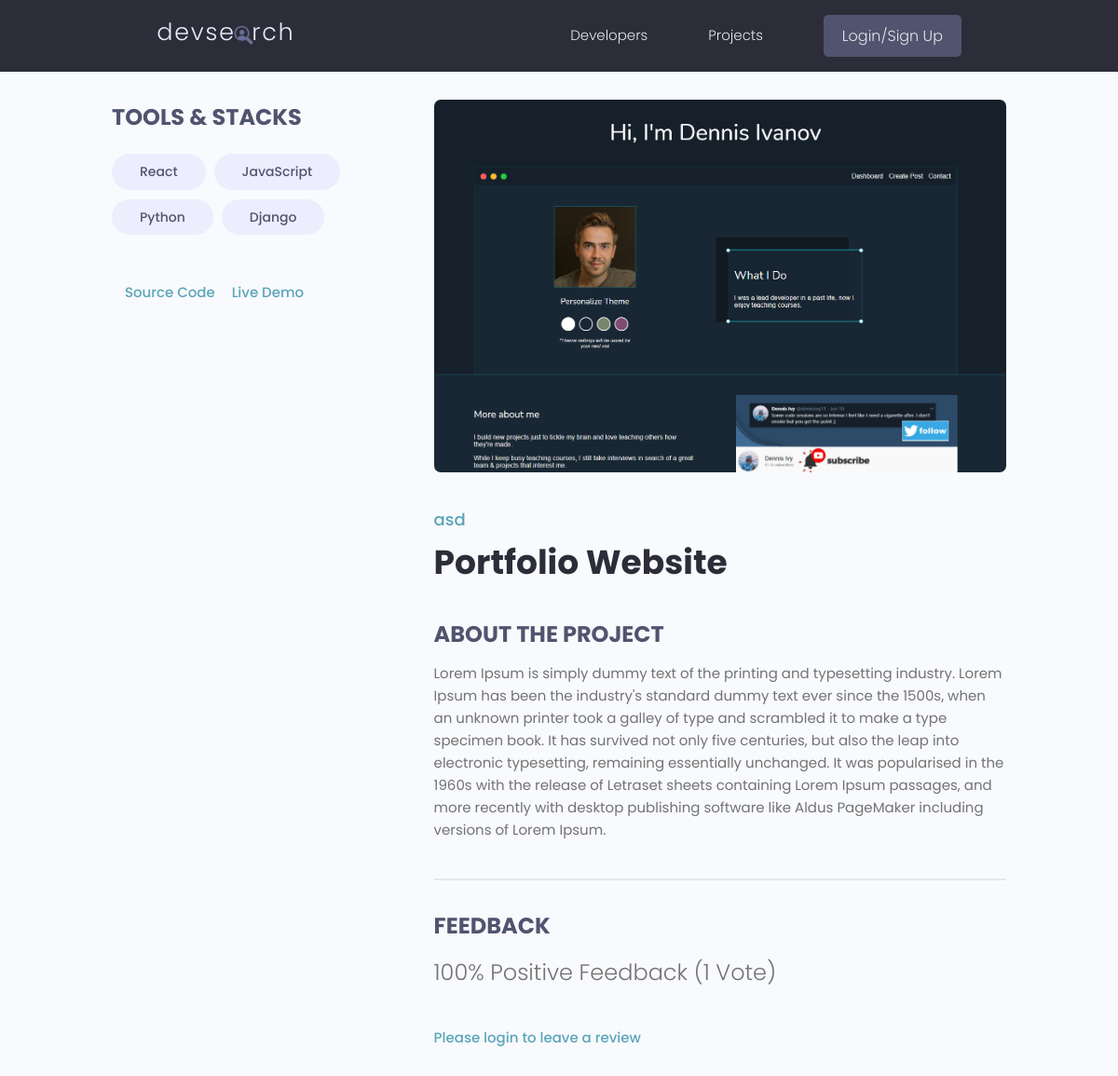
Page /projects/project/2eb7ce4d-dfed-47af-b020-e94f405b331d/ on the earlier database version.
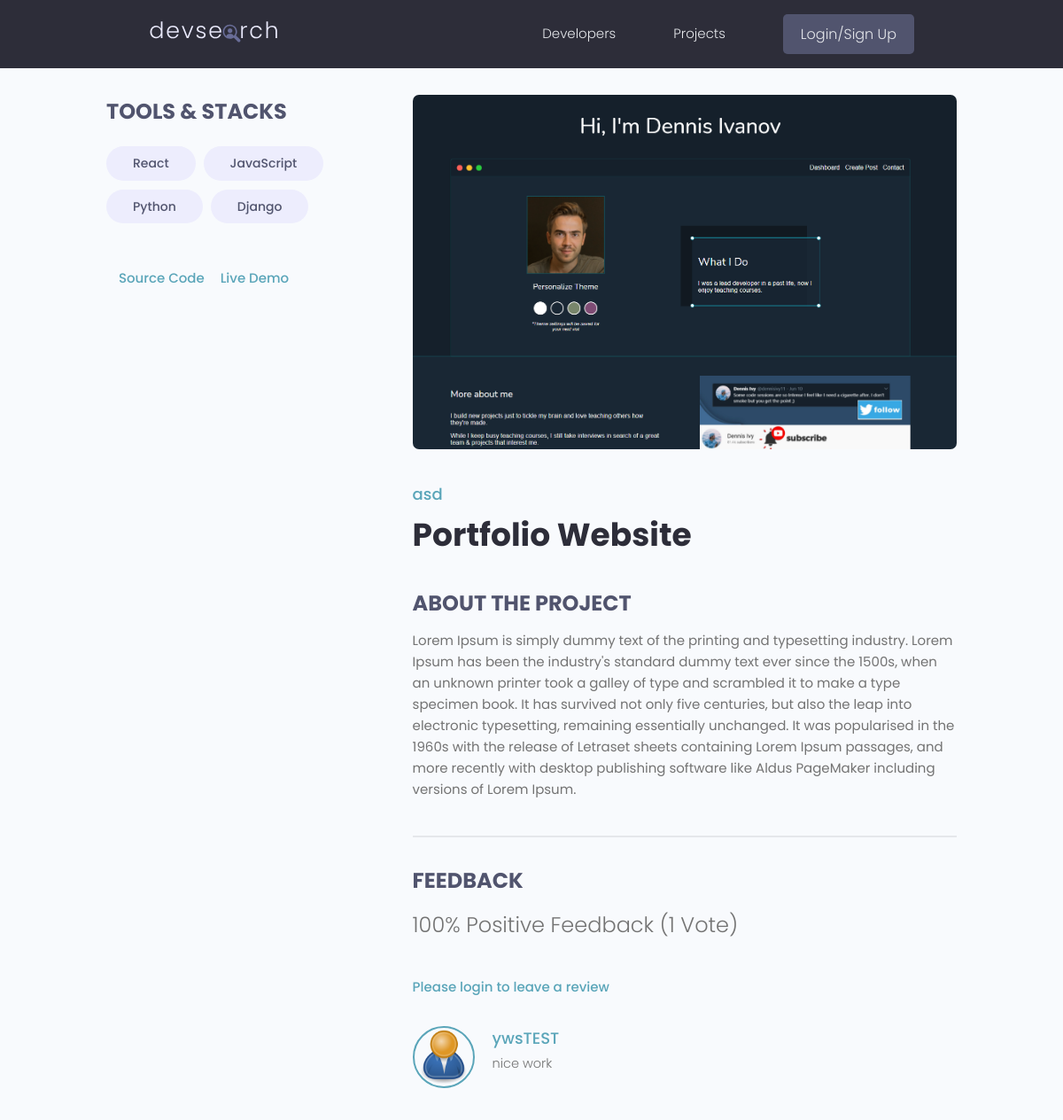
Same page on the later database version.
### projects/models.py (models this page shows, shortened)
class Tag(models.Model):
    name = models.CharField(max_length=200)
    created = models.DateTimeField(auto_now_add=True)
    id = models.UUIDField(default=uuid.uuid4, unique=True, primary_key=True, editable=False)
    def __str__(self):
        return self.name

class Review(models.Model):
    VOTE_TYPE = (
        ('up', 'Up Vote'),
        ('down', 'Down Vote'),
    )
    owner = models.ForeignKey(Profile, on_delete=models.CASCADE, null=True)
    project = models.ForeignKey(Project, on_delete=models.CASCADE)
    body = models.TextField(null=True, blank=True)
    value = models.CharField(max_length=200, choices=VOTE_TYPE)
    created = models.DateTimeField(auto_now_add=True)
    id = models.UUIDField(default=uuid.uuid4, unique=True, primary_key=True, editable=False)
    class Meta:
        unique_together = [['owner', 'project']]

### users/models.py (models this page shows, shortened)
class Profile(models.Model):
    user = models.OneToOneField(User, on_delete=models.CASCADE, null=True, blank=True)
    name = models.CharField(max_length=200, null=True, blank=True)
    email = models.EmailField(max_length=500, null=True, blank=True)
    username = models.CharField(max_length=200, null=True, blank=True)
    location = models.CharField(max_length=200, null=True, blank=True)
    short_intro = models.CharField(max_length=200, null=True, blank=True)
    bio = models.TextField(null=True, blank=True)
    profile_image = models.ImageField(
        null=True, blank=True, upload_to='profiles/', default='profiles/user-default.png')
    social_github = models.CharField(max_length=200, null=True, blank=True)
    social_twitter = models.CharField(max_length=200, null=True, blank=True)
    social_linkein = models.CharField(max_length=200, null=True, blank=True)
    social_youtube = models.CharField(max_length=200, null=True, blank=True)
    social_website = models.CharField(max_length=200, null=True, blank=True)
    created = models.DateTimeField(auto_now_add=True)
    id = models.UUIDField(default=uuid4, unique=True, primary_key=True, editable=False)

### projects/views.py (the view, shortened to what this page needs)
# urls.py: path('project/<str:pk>/', project, name='project'),
def project(request, pk):
    project_obj = Project.objects.get(id=pk)
    form = ReviewForm()
    return render(request, 'projects/single-project.html', {'project' : project_obj, 'form' : form})

### projects/models.py (called while the page is built)
    @property
    def reviewers(self): # single-project.html에서 리뷰를 달았는지 확인하기 위해
        queryset = self.review_set.all().values_list('owner__id', flat=True)
        return queryset

### projects/templates/projects/single-project.html (shortened to what this page needs)
{% extends 'main.html' %}
{% block content %}
<main class="singleProject my-md">
    <div class="container">
        <div class="layout">
            <div class="column column--1of3">
                <h3 class="singleProject__subtitle">Tools & Stacks</h3>
                <div class="singleProject__toolStack">
                    {% for tag in project.tags.all %}
                    <span class="tag tag--pill tag--sub tag--lg">
                        <small>{{tag}}</small>
                    </span>
                    {% endfor %}
                </div>
                {% if project.source_link %}
                <a class="singleProject__liveLink" href="{{project.source_link}}" target="_blank">
                    Source Code
                </a>
                {% endif %}
                {% if project.demo_link %}
                <a class="singleProject__liveLink" href="{{project.demo_link}}" target="_blank">
                    Live Demo
                </a>
                {% endif %}
            </div>
            <div class="column column--2of3">
                <img class="singleProject__preview" src="{{ project.featured_image.url }}" alt="portfolio thumbnail" />
                <a href="{% url 'user-profile' pk=project.owner.id %}" class="singleProject__developer">{{project.owner.name}}</a>
                <h2 class="singleProject__title">{{project.title}}</h2>
                <h3 class="singleProject__subtitle">About the Project</h3>
                <div class="singleProject__info">
                    {{project.description}}
                </div>
                <div class="comments">
                    <h3 class="singleProject__subtitle">Feedback</h3>
                    <h5 class="project--rating">
                        {{project.vote_ratio}}% Positive Feedback ({{project.vote_total}} Vote{{project.vote_total|pluralize:"s"}})
                    </h5>
                    {% if request.user.profile.id in project.reviewers %}
                        <p>You have already submitted your review for this project </p>
                    {% elif request.user.profile == project.owner %}
                        <p>You cannot review your own work</p>
                    {% else %}
                        <a href="{% url 'login' %}?next={{request.path}}">Please login to leave a review </a>
                    {% endif %}
                    <div class="commentList">
                        {% for review in project.review_set.all %}
                        {% if review.body %}
                        <div class="comment">
                            <a href="{% url 'user-profile' pk=review.owner.id %}">
                                <img class="avatar avatar--md" src="{{review.owner.profile_image.url}}" alt="user" />
                            </a>
                            <div class="comment__details">
                                <a href="{% url 'user-profile' pk=review.owner.id %}"
                                    class="comment__author">{{review.owner.name}}</a>
                                <p class="comment__info">{{review.body|linebreaksbr}}</p>
                            </div>
                        </div>
                        {% endif %}
                        {% endfor %}
                    </div>
                </div>
            </div>
        </div>
    </div>
</main>
{% endblock %}

Differences in the rows shown:
added Review: owner.profile_image (placeholder picture), owner.name "ywsTEST", body "nice work"
